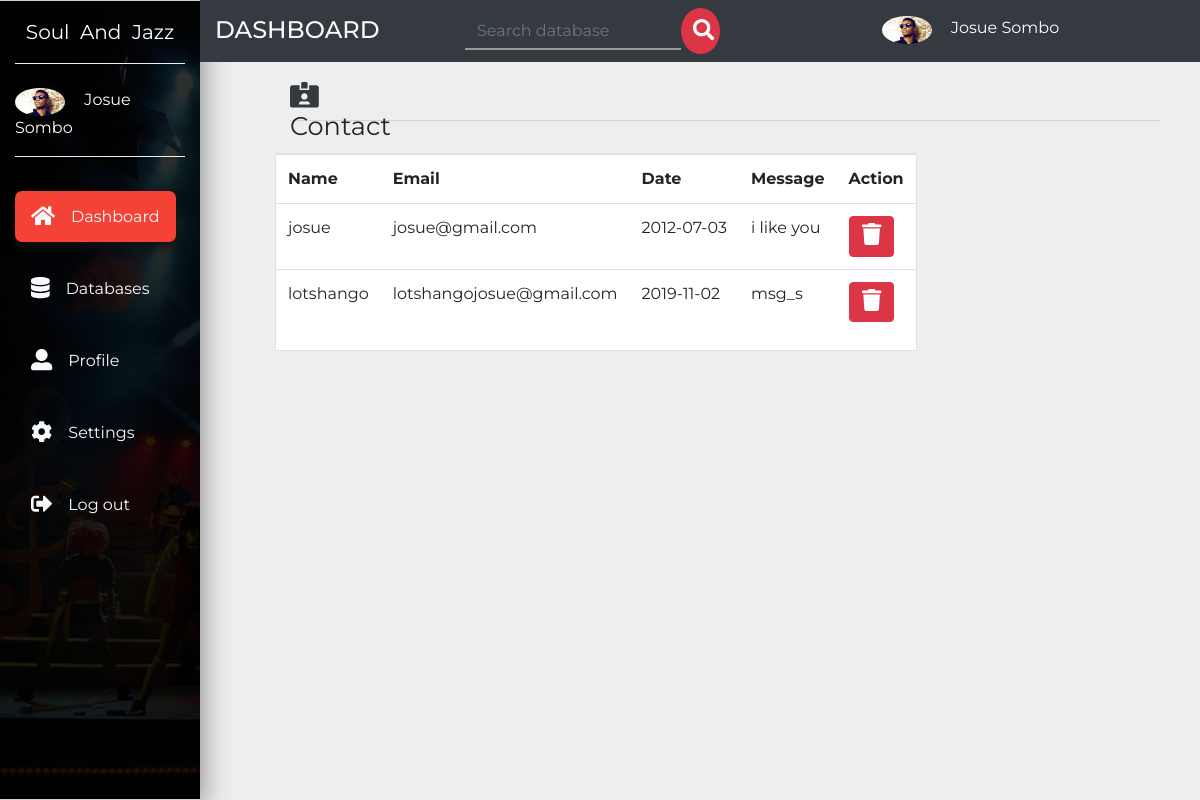
The page /admin/contact/index.php on the database its author committed.
### tables this page shows
CREATE TABLE `user` (
  `id` int(11) NOT NULL AUTO_INCREMENT,
  `name` varchar(20) NOT NULL,
  `email` varchar(20) NOT NULL,
  `password` varchar(20) NOT NULL,
  `address` varchar(200) NOT NULL,
  `language` varchar(20) NOT NULL,
  `avatar` varchar(255) NOT NULL,
  `privilege` varchar(10) DEFAULT NULL,
  PRIMARY KEY (`id`)
);

CREATE TABLE `contact` (
  `id` int(11) NOT NULL AUTO_INCREMENT,
  `contact_name` varchar(25) NOT NULL,
  `contact_email` varchar(25) NOT NULL,
  `contact_date` date NOT NULL,
  `concert_msg` varchar(60) NOT NULL,
  PRIMARY KEY (`id`)
);

### admin/db-conf.php (called while the page is built, shortened)
<?php
$con = mysqli_connect('localhost','josue','josue','blog');
$id_loginuser = $_SESSION['user'];
$sql = "SELECT * from user where id='$id_loginuser'";
$result = mysqli_query($con,$sql);
while($row = mysqli_fetch_assoc($result))
{
$name = $row['name'];
$avatar = $row['avatar'];
}
?>

### admin/contact/index.php (the view, shortened to what this page needs)
<?php include_once('../db-conf.php');?>
<!DOCTYPE html>
<html lang="en">
  <head>
    <link rel="stylesheet" href="https://stackpath.bootstrapcdn.com/bootstrap/4.3.1/css/bootstrap.min.css">
    <link href="../../css/all.css" rel="stylesheet">
    <link rel="stylesheet" href="../../css/master.css">
  </head>
  <body>
  <nav class="navbar navbar-expand-md navbar-dark small">
  <div class="collapse navbar-collapse" id="navbarNavDropdown">
    <div class="container-fluid">
      <div class="row">
         <div class="col-lg-2 col-md-2 sidebar fixed-top">
         <a class="navbar-brand text-white d-block mx-auto text-center py-3 mb-4 botton-brand" href="../header.php">Soul &nbsp;And &nbsp;Jazz</a>
         <div class="botton-brand pb-3 mb-5">
           <img src="<?php echo "../".$avatar;?>" class="rounded-circle mr-3" width="50" alt="image">
           <a href="../header.php" class="text-white small-link"><?php echo $name;?></a>
         </div>
         <ul class="navbar-nav flex-column mt-4">
           <li class="navbar-item mb-5 mt-xs-2"><a href="../header.php" class="navbar-link text-light p-3 sidebar-link current"><i class="fa fa-home text-light fa-lg mr-3"></i>Dashboard</a></li>
           <li class="navbar-item mb-5"><a href="../database.php" class="navbar-link text-light p-3 sidebar-link"><i class="fas fa-database text-light fa-lg mr-3"></i>Databases</a></li>
           <li class="navbar-item mb-5"><a href="../profile.php" class="navbar-link text-light p-3 sidebar-link"><i class="fas fa-user-alt text-light fa-lg mr-3"></i>Profile</a></li>
           <li class="navbar-item mb-5"><a href="../setting.php" class="navbar-link text-light p-3 sidebar-link"><i class="fas fa-cog text-light fa-lg mr-3"></i>Settings</a></li>
           <li class="navbar-item mb-5"><a href="../logout.php" data-toggle="modal" data-target="#logout" class="navbar-link text-light p-3 sidebar-link"><i class="fas fa-sign-out-alt text-light fa-lg mr-3"></i>Log out</a></li>
         </ul>
         </div>
         <div class="col-lg-10 col-md-10 rightbar bg-dark ml-auto fixed-top py-2">
           <div class="row">
             <div class="col-md-3">
              <h4 class="text-uppercase text-light mb-0 pt-2">Dashboard</h4>
             </div>
             <div class="col-md-5 small-hide">
              <form method="post" action="../search.php" class="form-inline mb-0">
                <input type="search" name="search" id="search" placeholder="Search database" class="form-control search-bar">
                <button class="btn btn-danger search-button"><i class="fas fa-search fa-lg" style="margin-left: -5px;"></i></button>
              </form>
             </div>
             <div class="col-md-4 pt-2 small-hide">
               <img src="<?php echo "../".$avatar;?>" class="rounded-circle mr-3" width="50" alt="image">
               <a href="" class="text-white"><?php echo $name;?></a>
             </div>
           </div>
         </div>
      </div>
    </div>
  </div>
</nav>
<div class="container-fluid">
  <div class="row">
    <div class="col-lg-9 ml-auto " id="left-side">
      <div class="row pt-5 mt-3 mb-5">
        <div class="col-sm-12 mb-1">
          <h3 class="display-4 mt-auto" style="width:15%;font-size: 1.6rem;float: left;"><i class="fas fa-id-card-alt text-light fa-1x mr-3 text-dark mr-3"></i><strong class="pt-5">Contact</strong></h3><br>
        <hr>
        </div>
        <div class="bg-white border">
          <table class="table table-hover">
            <tr>
              <th>Name</th>
              <th>Email</th>
              <th>Date</th>
              <th>Message</th>
              <th>Action</th>
            </tr>
          <?php
          $sql = 'SELECT * FROM contact';
          $result = mysqli_query($con,$sql);
          while($row = mysqli_fetch_assoc($result)){?>
            <tr>
              <td><?php echo $row['contact_name'];?></td>
              <td><?php echo $row['contact_email'];?></td>
              <td><?php echo $row['contact_date'];?></td>
              <td><?php echo $row['concert_msg'];?></td>
              <td>
                <div style="display: flex;">
                <a href="index.php?delete=<?php echo $row['id'];?>" class="btn btn-danger small-cus"><i class="fas fa-trash  icon pt-0"></i></a>
                </div>
              </td>
            </tr>
          <?php }?>
          </table>
        </div>
    </div>
  </div>
</div>
</div>
  </body>
</html>

### css/all.css (style rules this page uses)
.fa-lg { font-size: 1.33333em; line-height: 0.75em; vertical-align: -.0667em; }
.fa-1x { font-size: 1em; }
.fa-cog:before { content: "\f013"; }
.fa-database:before { content: "\f1c0"; }
.fa-home:before { content: "\f015"; }
.fa-id-card-alt:before { content: "\f47f"; }
.fa-search:before { content: "\f002"; }
.fa-sign-out-alt:before { content: "\f2f5"; }
.fa-trash:before { content: "\f1f8"; }
.fa-user-alt:before { content: "\f406"; }

### css/master.css (style rules this page uses)
body { font-family: 'Montserrat', sans-serif; background: #eee; }
#left-side { position: absolute; left: 275px; }
ul li,a { font-size: 1rem; }
.current { background: #f44336; border-radius: 7px; box-shadow: 2px 5px 10px #111; transition: all .3s; }
.search-bar { background: transparent; border: none; border-radius:0; border-bottom: 2px solid #999; }
.search-button { width: 10%; border-radius: 50%; padding: 10px 16px; }
.sidebar { border-top:1px solid lightgray; background: linear-gradient(rgba(0,0,0,.8),rgba(0,0,0,.9)), url('../img/news.jpg'); background-size: cover; background-repeat: no-repeat; height: 100vh; border-bottom: 1px solid lightgray; box-sizing: border-box; box-shadow: 5px 7px 25px #999; }
.botton-brand { border-bottom: 1px groove #eee; }
.sidebar-link { transition: all .4s; }
.icon { font-size: 22px; padding-top: 8px; }

### rows shown on the page
user: avatar (picture), name "Josue Sombo"
contact: contact_name "josue", contact_email "josue@gmail.com", contact_date "2012-07-03", concert_msg "i like you"
contact: contact_name "lotshango", contact_email "lotshangojosue@gmail.com", contact_date "2019-11-02", concert_msg "msg_s"
